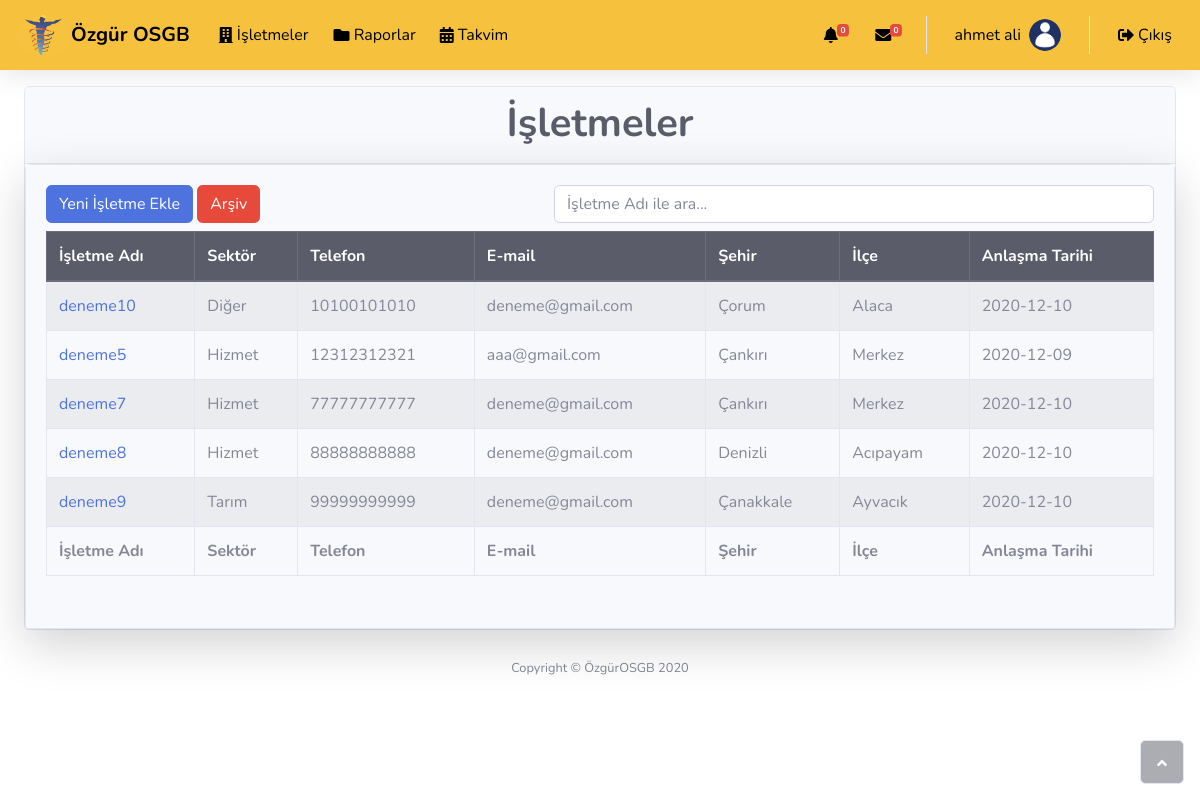
The page /admin/panel/companies.php (signed in) on the database its author committed.
### tables this page shows
CREATE TABLE `users` (
  `id` int NOT NULL,
  `picture` varchar(250) NOT NULL DEFAULT 'custom.png',
  `firstname` varchar(30) NOT NULL,
  `lastname` varchar(30) NOT NULL,
  `username` varchar(50) NOT NULL,
  `phone` varchar(15) NOT NULL,
  `password` varchar(50) NOT NULL,
  `reg_date` timestamp NULL DEFAULT CURRENT_TIMESTAMP ON UPDATE CURRENT_TIMESTAMP,
  `valid_code` varchar(100) NOT NULL,
  `valid` varchar(10) NOT NULL DEFAULT '0',
  `auth` int NOT NULL DEFAULT '0'
);

CREATE TABLE `coop_companies` (
  `id` int NOT NULL,
  `comp_type` varchar(100) NOT NULL,
  `name` varchar(250) NOT NULL,
  `is_veren` varchar(250) DEFAULT NULL,
  `mail` varchar(125) NOT NULL,
  `phone` varchar(20) NOT NULL,
  `address` varchar(2500) DEFAULT NULL,
  `city` varchar(50) NOT NULL,
  `town` varchar(50) NOT NULL,
  `contract_date` date NOT NULL,
  `danger_type` int NOT NULL DEFAULT '0',
  `nace_kodu` varchar(30) DEFAULT '0',
  `mersis_no` varchar(30) DEFAULT '0',
  `sgk_sicil` varchar(30) DEFAULT '0',
  `vergi_no` varchar(30) DEFAULT '0',
  `vergi_dairesi` varchar(500) DEFAULT NULL,
  `katip_is_yeri_id` varchar(30) DEFAULT '0',
  `katip_kurum_id` varchar(30) DEFAULT '0',
  `uzman_id` int DEFAULT '0',
  `uzman_id_2` int DEFAULT '0',
  `uzman_id_3` int DEFAULT '0',
  `hekim_id` int DEFAULT '0',
  `hekim_id_2` int DEFAULT '0',
  `hekim_id_3` int DEFAULT '0',
  `saglık_p_id` int DEFAULT '0',
  `saglık_p_id_2` int DEFAULT '0',
  `ofis_p_id` int DEFAULT '0',
  `ofis_p_id_2` int DEFAULT '0',
  `muhasebe_p_id` int DEFAULT '0',
  `muhasebe_p_id_2` int DEFAULT '0',
  `yetkili_id` int DEFAULT '0',
  `change` varchar(2) NOT NULL DEFAULT '1',
  `remi_freq` int DEFAULT '0',
  `changer` varchar(100) DEFAULT NULL,
  `deleted` int NOT NULL DEFAULT '0',
  `reg_date` timestamp NULL DEFAULT CURRENT_TIMESTAMP ON UPDATE CURRENT_TIMESTAMP
);

### admin/panel/companies.php (the view, shortened to what this page needs)
<?php
require '../connect.php';
$id=$_SESSION['user_id'];
$başlangıç=$pdo->prepare("SELECT * FROM users WHERE id = '$id'");
$başlangıç->execute();
$girişler=$başlangıç-> fetchAll(PDO::FETCH_OBJ);
foreach ($girişler as $giriş) {
    $fn = $giriş->firstname;
    $ln = $giriş->lastname;
    $ume = $giriş->username;
    $picture= $giriş->picture;
    $auth = $giriş->auth;
}
        ?>
<!DOCTYPE html>
<html>
<head>
  <link rel="stylesheet" href="assets/bootstrap/css/bootstrap.min.css">
  <link rel="stylesheet" href="assets/fonts/fontawesome-all.min.css">
  <link rel="stylesheet" href="assets/fonts/font-awesome.min.css">
  <link rel="stylesheet" href="assets/fonts/ionicons.min.css">
  <link rel="stylesheet" href="assets/fonts/fontawesome5-overrides.min.css">
  <link rel="stylesheet" href="https://cdnjs.cloudflare.com/ajax/libs/animate.css/3.5.2/animate.min.css">
</head>
<body id="page-top">
  <div>
    <nav class="navbar shadow navbar-expand mb-3 bg-warning topbar static-top">
      <img width="55" height="40" class="rounded-circle img-profile" src="assets/img/nav_brand.jpg" />
      <a class="navbar-brand" title="Anasayfa" style="color: black;" href="index.php"><b>Özgür OSGB</b></a>
      <ul class="navbar-nav navbar-expand mr-auto">
        <li class="nav-item">
        <div class="dropdown no-arrow">
          <a style="color:black;" class="nav-link btn btn-warning dropdown-toggle"type="button" id="dropdownMenu2" data-toggle="dropdown" aria-haspopup="true" aria-expanded="false">
          <i class="fas fa-building"></i><span>&nbsp;İşletmeler</span></a>
        </div>
        </li>
        <li class="nav-item">
          <a style="color: black;" class="nav-link btn-warning" href="reports.php"><i
              class="fas fa-folder"></i><span>&nbsp;Raporlar</span></a>
        </li>
        <li class="nav-item">
            <a style="color: black;" class="nav-link btn-warning" href="calendar/index.php"><i class="fas fa-calendar-alt"></i><span>&nbsp;Takvim</span></a>
          </li>
      </ul>
      <ul class="nav navbar-nav navbar-expand flex-nowrap ml-auto">
        <li class="nav-item dropdown no-arrow mx-1">
          <div class="nav-item dropdown no-arrow">
            <?php
              $bildirim_say = $pdo->query("SELECT COUNT(*) FROM `notifications` WHERE `user_id` = '$id' ORDER BY reg_date")->fetchColumn();
                    ?>
          <a href="notifications.php" title="Bildirimler" class="nav-link"
            data-bs-hover-animate="rubberBand">
            <i style="color: black;" class="fas fa-bell fa-fw"></i>
            <span class="badge badge-danger badge-counter"><?= $bildirim_say ?></span></a>
          </div>
        </li>
        <li class="nav-item dropdown no-arrow mx-1">
          <div class="nav-item dropdown no-arrow">
            <a style="color: black;" title="Mesajlar" href="messages.php" class="dropdown-toggle nav-link"
              data-bs-hover-animate="rubberBand">
              <i style="color: black;" class="fas fa-envelope fa-fw"></i>
              <?php
                $mesaj_say = $pdo->query("SELECT COUNT(*) FROM `message` WHERE `kime` = '$ume' ORDER BY tarih")->fetchColumn();
                      ?>
              <span class="badge badge-danger badge-counter"><?=$mesaj_say?></span></a>
          </div>
        </li>
        <li class="nav-item">
          <div class="nav-item">
            <a href="profile.php" class="nav-link" title="Profil">
              <span style="color:black;" class="d-none d-lg-inline mr-2 text-600"><?=$fn?> <?=$ln?></span><img
                class="rounded-circle img-profile" src="assets/users/<?=$picture?>"></a>
        </li>
          <li class="nav-item"><a style="color: black;" title="Çıkış" class="nav-link" href="logout.php"><i class="fas fa-sign-out-alt"></i><span>&nbsp;Çıkış</span></a></li>
      </ul>
    </div>
        <div class="container-fluid">
          <div class="card">
            <div class="card-header bg-light">
              <h1 class="text-dark mb-1" style="text-align: center;"><b>İşletmeler</b></h1>
            </div>
            <div class="card shadow-lg">
            <div class="card-body bg-light text-light">
                <button class="btn btn-primary" data-toggle="modal" data-target="#addCompany" data-whatever="@getbootstrap">Yeni İşletme Ekle</a>
                <button type="button" onclick="window.location.href='deleted_companies.php'" class="btn btn-danger ml-1">Arşiv</button>
                <input type="text" class="form-control" style="float:right;max-width:600px;display:block;" id="myInput" onkeyup="myFunction()" placeholder="İşletme Adı ile ara...">
              <div class="table-responsive table mt-2" id="dataTable" role="grid" aria-describedby="dataTable_info">
                <table class="table table-striped table-bordered table-hover" id="dataTable">
                  <thead class="thead-dark">
                    <tr>
                      <th>İşletme Adı</th>
                      <th>Sektör</th>
                      <th>Telefon</th>
                      <th>E-mail</th>
                      <th>Şehir</th>
                      <th>İlçe</th>
                      <th>Anlaşma Tarihi</th>
                    </tr>
                  </thead>
                  <tbody>
                    <?php
                        if ($auth == 0) {
                            $sorgu=$pdo->prepare("SELECT * FROM `coop_companies` WHERE `change` = '1' AND (`uzman_id` = '$id' OR `uzman_id_2` = '$id' OR `uzman_id_3` = '$id' OR `yetkili_id` = '$id') AND `deleted` = 0 ORDER BY name");
                        } elseif ($auth == 1) {
                            $sorgu=$pdo->prepare("SELECT * FROM `coop_companies` WHERE `change` = '1' AND `deleted` = 0 ORDER BY name");
                        } elseif ($auth == 2) {
                            $sorgu=$pdo->prepare("SELECT * FROM `coop_companies` WHERE `change` = '1' AND (`hekim_id` = '$id' OR `hekim_id_2` = '$id' OR `hekim_id_3` = '$id' OR `yetkili_id` = '$id') AND `deleted` = 0  ORDER BY name");
                        } elseif ($auth == 3) {
                            $sorgu=$pdo->prepare("SELECT * FROM `coop_companies` WHERE `change` = '1' AND (`saglık_p_id` = '$id' OR `saglık_p_id_2` = '$id' OR `yetkili_id` = '$id') AND `deleted` = 0  ORDER BY name");
                        } elseif ($auth == 4) {
                            $sorgu=$pdo->prepare("SELECT * FROM `coop_companies` WHERE `change` = '1' AND (`ofis_p_id` = '$id' OR `ofis_p_id_2` = '$id' OR `yetkili_id` = '$id') AND `deleted` = 0  ORDER BY name");
                        } elseif ($auth == 6) {
                            $sorgu=$pdo->prepare("SELECT * FROM `coop_companies` WHERE `change` = '1' AND (`muhasebe_p_id` = '$id' OR `muhasebe_p_id_2` = '$id' OR `yetkili_id` = '$id') AND `deleted` = 0  ORDER BY name");
                        } else {
                            header('Location: 403.php');
                            exit;
                        }
                        $sorgu->execute();
                        $companies=$sorgu-> fetchAll(PDO::FETCH_OBJ);
                        foreach ($companies as $key=>$company) {
                            ?>
                    <tr>
                      <td><a href="companies/<?= $company->name ?>/index.php?tab=genel_bilgiler"><?= $company->name ?></a></td>
                      <td><?= $company->comp_type ?></td>
                      <td><?= $company->phone ?></td>
                      <td><?= $company->mail ?></td>
                      <td><?= $company->city ?></td>
                      <td><?= $company->town ?></td>
                      <td><?= $company->contract_date ?></td>
                    </tr>
                    <?php
                        } ?>
                  </tbody>
                  <tfoot>
                    <tr>
                      <td><strong>İşletme Adı</strong></td>
                      <td><strong>Sektör</strong></td>
                      <td><strong>Telefon</strong></td>
                      <td><strong>E-mail</strong></td>
                      <td><strong>Şehir</strong></td>
                      <td><strong>İlçe</strong></td>
                      <td><strong>Anlaşma Tarihi</strong></td>
                    </tr>
                  </tfoot>
                </table>
              </div>
            </div>
          </div>
          </div>
        </div>
      <footer class="bg-white sticky-footer">
        <div class="container my-auto">
          <div class="text-center my-auto copyright"><span>Copyright © ÖzgürOSGB 2020</span></div>
        </div>
      </footer>
  <div name="scripts">
    <a class="border rounded d-inline scroll-to-top" href="#page-top"><i class="fas fa-angle-up"></i></a>
  </div>
</body>
</html>

### admin/panel/companies.php (style rules this page uses)
.dropdown { position: relative; display: inline-block; }

### rows shown on the page
users: firstname "ahmet", lastname "ali", picture (picture)
coop_companies: name "deneme10", comp_type "Diğer", phone "10100101010", mail "deneme@gmail.com", city "Çorum", town "Alaca", contract_date "2020-12-10"
coop_companies: name "deneme5", comp_type "Hizmet", phone "12312312321", mail "aaa@gmail.com", city "Çankırı", town "Merkez", contract_date "2020-12-09"
coop_companies: name "deneme7", comp_type "Hizmet", phone "77777777777", mail "deneme@gmail.com", city "Çankırı", town "Merkez", contract_date "2020-12-10"
coop_companies: name "deneme8", comp_type "Hizmet", phone "88888888888", mail "deneme@gmail.com", city "Denizli", town "Acıpayam", contract_date "2020-12-10"
coop_companies: name "deneme9", comp_type "Tarım", phone "99999999999", mail "deneme@gmail.com", city "Çanakkale", town "Ayvacık", contract_date "2020-12-10"

### other values the page prints
$bildirim_say "0"
$mesaj_say "0"
